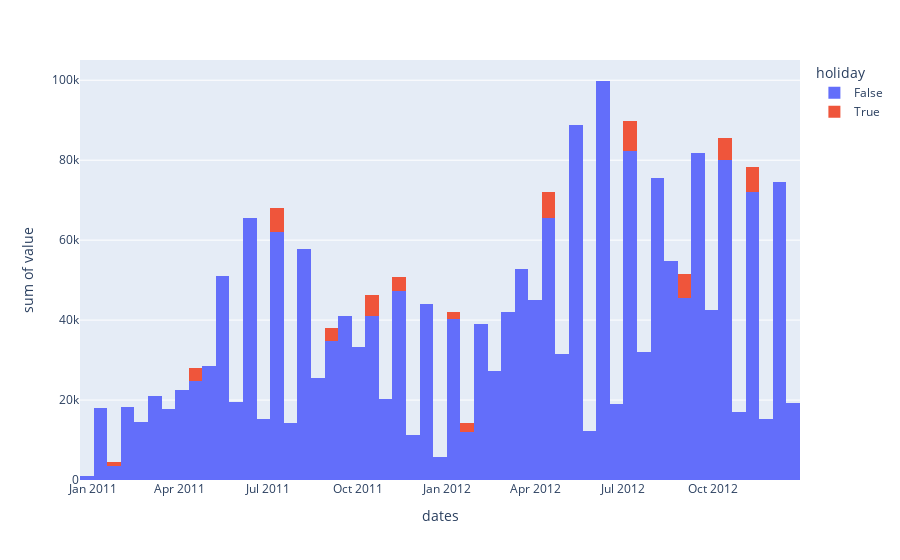

This figure's notebook cell:
### Code cell
px.histogram(df , x = "dates", y=["count"], color="holiday")

### Figure 1 — Plotly figure (JSON) as saved in the notebook; plotly's stock layout.template omitted (floating-point values rounded to 4 significant figures; data arrays with more than 128 entries replaced by an {"elided": "..."} marker saying what was removed)
{"data": [{"alignmentgroup": "True", "bingroup": "x", "histfunc": "sum", "hovertemplate": "holiday=False<br>dates=%{x}<br>sum of value=%{y}<extra></extra>", "legendgroup": "False", "marker": {"color": "#636efa", "pattern": {"shape": ""}}, "name": "False", "offsetgroup": "False", "orientation": "v", "showlegend": true, "type": "histogram", "x": {"elided": "10575 str values"}, "xaxis": "x", "y": {"elided": "10575 int values"}, "yaxis": "y"}, {"alignmentgroup": "True", "bingroup": "x", "histfunc": "sum", "hovertemplate": "holiday=True<br>dates=%{x}<br>sum of value=%{y}<extra></extra>", "legendgroup": "True", "marker": {"color": "#EF553B", "pattern": {"shape": ""}}, "name": "True", "offsetgroup": "True", "orientation": "v", "showlegend": true, "type": "histogram", "x": {"elided": "311 str values"}, "xaxis": "x", "y": {"elided": "311 int values"}, "yaxis": "y"}], "layout": {"barmode": "relative", "legend": {"title": {"text": "holiday"}, "tracegroupgap": 0}, "margin": {"t": 60}, "xaxis": {"anchor": "y", "domain": [0, 1], "title": {"text": "dates"}}, "yaxis": {"anchor": "x", "domain": [0, 1], "title": {"text": "sum of value"}}}}
